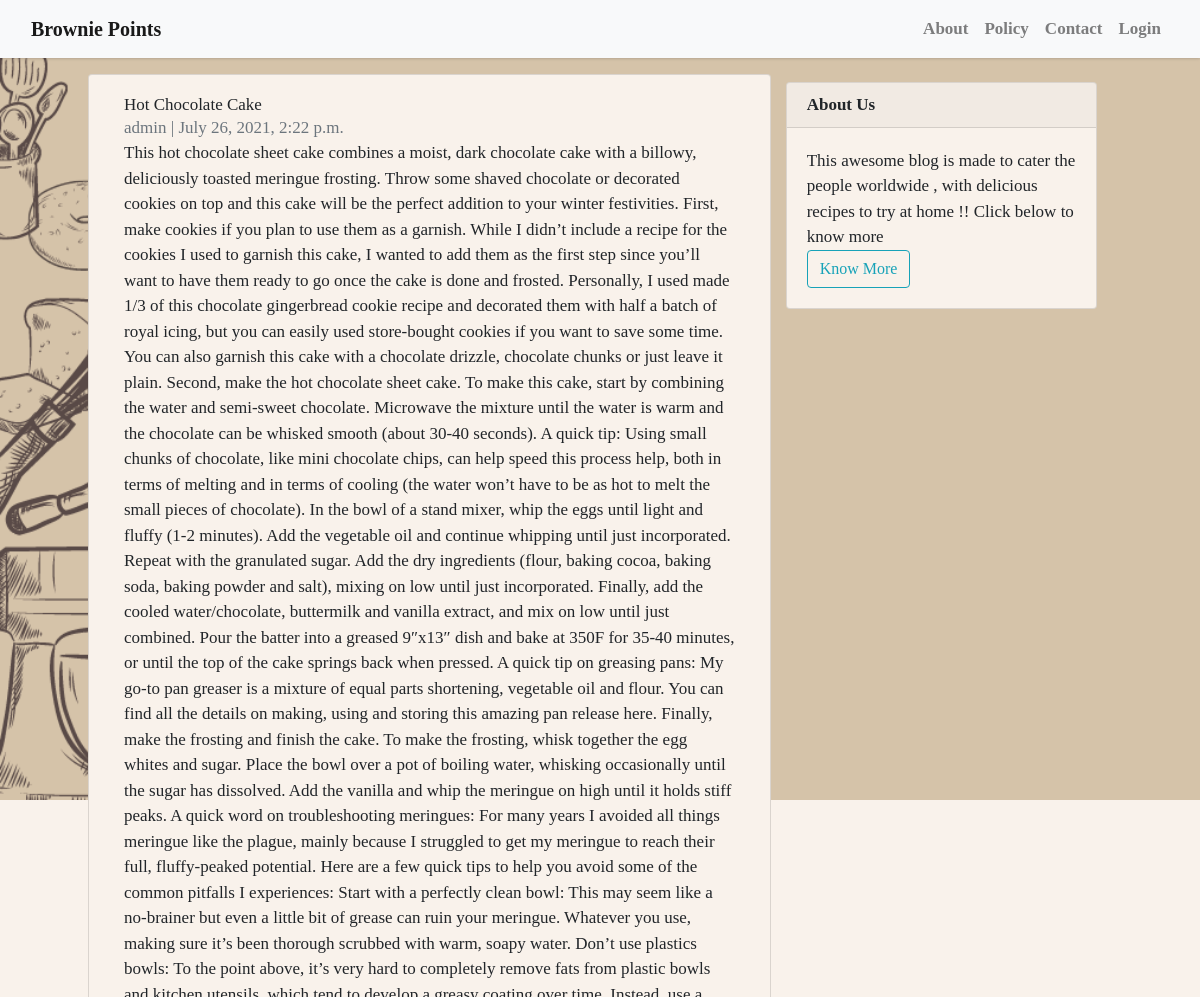
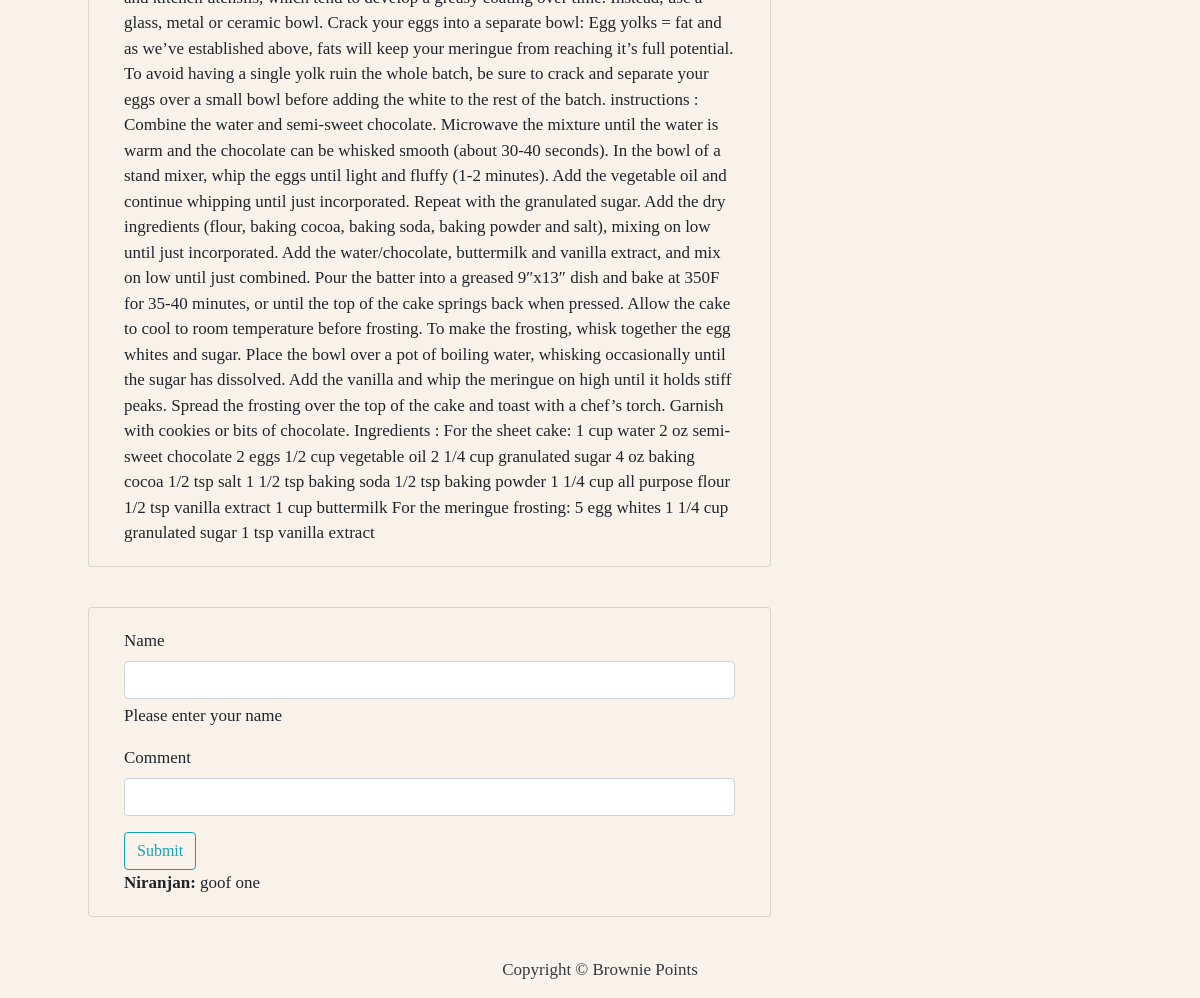
Page /blog/12 on the committed database (2 pictures, top to bottom).
### blog/models.py (models this page shows, shortened)
class Post(models.Model):
    id = models.IntegerField(primary_key=True)
    title = models.CharField(max_length=200, unique=True)
    slug = models.SlugField(max_length=200, unique=True)
    author = models.ForeignKey(User, on_delete= models.CASCADE,related_name='blog_posts')
    updated_on = models.DateTimeField(auto_now= True)
    content = models.TextField()
    created_on = models.DateTimeField(auto_now_add=True)
    status = models.IntegerField(choices=STATUS, default=0)
    image = models.ImageField(upload_to='images', default='mysite\blog\static\img\bg2.png')
    class Meta:
        ordering = ['-created_on']
    class Meta:
        db_table = "myapp_image"

class CommentModel(models.Model):
    your_name = models.CharField(max_length=20)
    comment_text = models.TextField()
    blog = models.ForeignKey('Post', on_delete=models.CASCADE)

### blog/views.py (the view)
# urls.py: path('blog/<int:_id>', BlogDetailView, name='post_detail'),
def BlogDetailView(request,_id):
    try:
        data =Post.objects.get(id =_id)
        comments = CommentModel.objects.filter(blog = data)
    except Post.DoesNotExist:
        raise Http404('Data does not exist')
    if request.method == 'POST':
        your_name=request.POST.get('your_name')
        comment_text=request.POST.get('comment_text')
        comment=CommentModel(your_name=your_name,comment_text=comment_text,blog=data)
        comment.save()
        return redirect(f'/blog/{_id}')
    context = {
            'data':data,
            'comments':comments,
        }
    return render(request,'post_detail.html',context)

### blog/templates/post_detail.html (shortened to what this page needs)
{% extends 'base.html' %} {% block content %}
<div class="container">
  <div class="row">
    <div class="col-md-8 card mb-4 mt-3 left top">
      <div class="card-body">
        <h1>{% block title %} {{ data.title }} {% endblock title %}</h1>
        <p class="text-muted">{{ data.author }} | {{ data.created_on }}</p>
        <p class="card-text">{{ data.content | safe }}</p>
      </div>
    </div>
     {% block sidebar %} {% include 'sidebar.html' %} {% endblock sidebar %}
  </div>
</div>
<div class="container">
  <div class="row">
    <div class="col-md-8 card mb-4 mt-3 left top">
      <div class="card-body">
    <form method="post">
      <div class="mb-3">
        <label for="exampleInputEmail1" class="form-label">Name</label>
        <input type="name" name="your_name" class="form-control" id="exampleInputEmail1" aria-describedby="emailHelp">
        <div id="emailHelp" class="form-text">Please enter your name</div>
      </div>
      <div class="mb-3">
        <label for="exampleInputPassword1" class="form-label">Comment</label>
        <input type="text" class="form-control" name="comment_text" id="exampleInputPassword1">
      </div>
      <button type="submit" class="btn btn-outline-info" >Submit</button>
    </form>
 {%for comment in comments%}
    <p><strong>{{comment.your_name}}:</strong> {{comment.comment_text}}</p>
    {%endfor %}
  </div>
</div>
</div>
</div>
{% endblock content %}

### blog/templates/sidebar.html (style rules this page uses)
.card { background-color: #f9f2eb; }

### rows in the picture
Post: title "Hot Chocolate Cake", author "admin", created_on "July 26, 2021, 2:22 p.m.", content "This hot chocolate sheet cake combines a moist, dark chocolate cake with a billowy, deliciously toasted meringue frosting. Throw some shaved chocolate or decorated cookies on top and this cake will be the perfect addition to your winter festivities. First, make cookies if you plan to use them as a garnish. While I didn’t include a recipe for the cookies I used to garnish this cake, I wanted to add them as the first step since you’ll want to have them ready to go once the cake is done and frosted. Personally, I used made 1/3 of this chocolate gingerbread cookie recipe and decorated them with half a batch of royal icing, but you can easily used store-bought cookies if you want to save some…"
CommentModel: your_name "Niranjan", comment_text "goof one"
